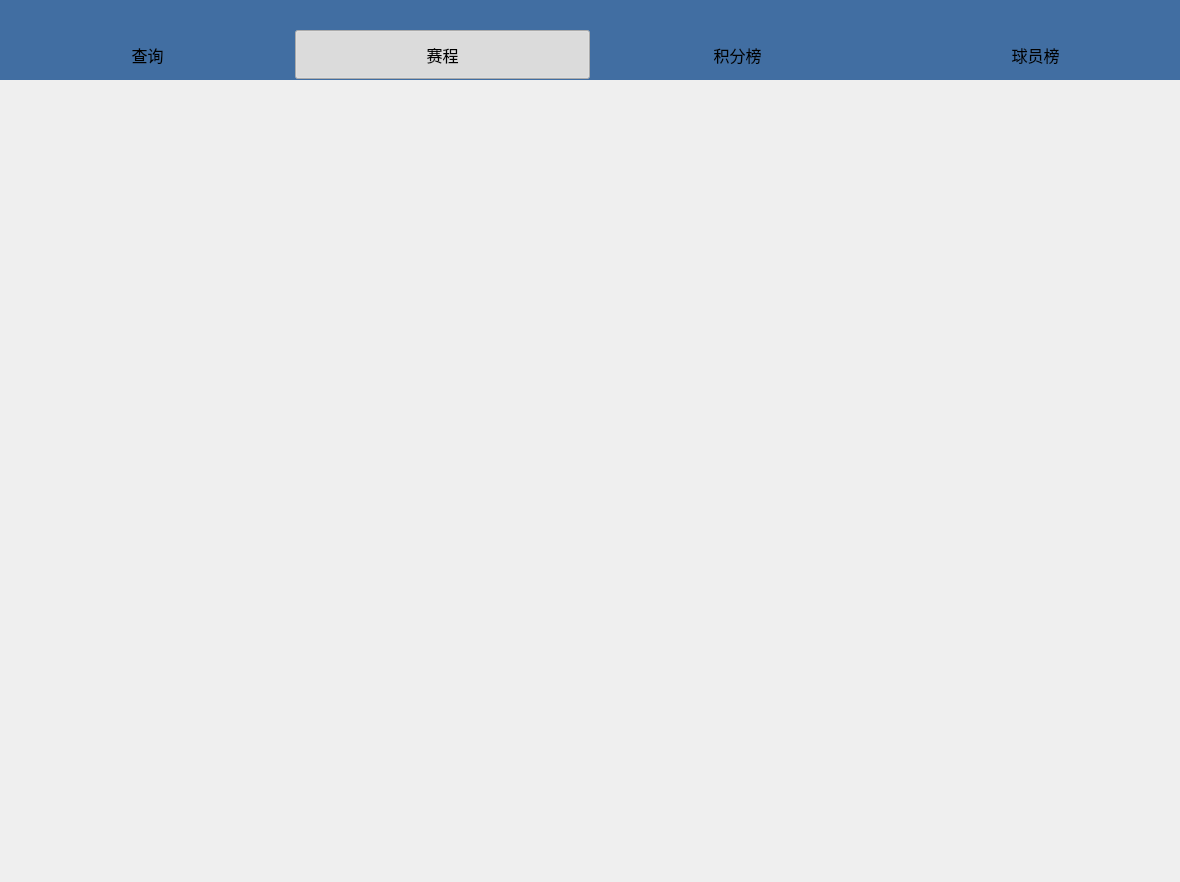
<?xml version="1.0" encoding="UTF-8"?>
<ui version="4.0">
 <class>fansWindow</class>
 <widget class="QWidget" name="fansWindow">
  <property name="geometry">
   <rect>
    <x>0</x>
    <y>0</y>
    <width>1180</width>
    <height>882</height>
   </rect>
  </property>
  <property name="windowTitle">
   <string>Form</string>
  </property>
  <widget class="QPushButton" name="matchDays">
   <property name="geometry">
    <rect>
     <x>295</x>
     <y>30</y>
     <width>295</width>
     <height>49</height>
    </rect>
   </property>
   <property name="sizePolicy">
    <sizepolicy hsizetype="Minimum" vsizetype="Ignored">
     <horstretch>0</horstretch>
     <verstretch>0</verstretch>
    </sizepolicy>
   </property>
   <property name="font">
    <font>
     <family>黑体</family>
     <pointsize>12</pointsize>
    </font>
   </property>
   <property name="cursor">
    <cursorShape>PointingHandCursor</cursorShape>
   </property>
   <property name="focusPolicy">
    <enum>Qt::TabFocus</enum>
   </property>
   <property name="autoFillBackground">
    <bool>false</bool>
   </property>
   <property name="styleSheet">
    <string notr="true"/>
   </property>
   <property name="text">
    <string>赛程</string>
   </property>
   <property name="icon">
    <iconset resource="resourse.qrc">
     <normaloff>:/new/prefix1/image/icons8-classroom-48.png</normaloff>:/new/prefix1/image/icons8-classroom-48.png</iconset>
   </property>
   <property name="iconSize">
    <size>
     <width>40</width>
     <height>40</height>
    </size>
   </property>
   <property name="checkable">
    <bool>true</bool>
   </property>
   <property name="checked">
    <bool>true</bool>
   </property>
   <property name="default">
    <bool>false</bool>
   </property>
   <property name="flat">
    <bool>true</bool>
   </property>
  </widget>
  <widget class="QLabel" name="label">
   <property name="geometry">
    <rect>
     <x>0</x>
     <y>0</y>
     <width>1181</width>
     <height>80</height>
    </rect>
   </property>
   <property name="styleSheet">
    <string notr="true">background-color: rgb(65, 110, 162);</string>
   </property>
   <property name="text">
    <string/>
   </property>
  </widget>
  <widget class="QPushButton" name="searchButton">
   <property name="geometry">
    <rect>
     <x>0</x>
     <y>30</y>
     <width>295</width>
     <height>49</height>
    </rect>
   </property>
   <property name="sizePolicy">
    <sizepolicy hsizetype="Minimum" vsizetype="Ignored">
     <horstretch>0</horstretch>
     <verstretch>0</verstretch>
    </sizepolicy>
   </property>
   <property name="font">
    <font>
     <family>黑体</family>
     <pointsize>12</pointsize>
    </font>
   </property>
   <property name="cursor">
    <cursorShape>PointingHandCursor</cursorShape>
   </property>
   <property name="focusPolicy">
    <enum>Qt::TabFocus</enum>
   </property>
   <property name="autoFillBackground">
    <bool>false</bool>
   </property>
   <property name="styleSheet">
    <string notr="true"/>
   </property>
   <property name="text">
    <string>查询</string>
   </property>
   <property name="icon">
    <iconset resource="resourse.qrc">
     <normaloff>:/new/prefix1/image/icons8-find-user-male-96.png</normaloff>:/new/prefix1/image/icons8-find-user-male-96.png</iconset>
   </property>
   <property name="iconSize">
    <size>
     <width>40</width>
     <height>40</height>
    </size>
   </property>
   <property name="checkable">
    <bool>true</bool>
   </property>
   <property name="checked">
    <bool>false</bool>
   </property>
   <property name="default">
    <bool>false</bool>
   </property>
   <property name="flat">
    <bool>true</bool>
   </property>
  </widget>
  <widget class="QStackedWidget" name="stackedWidget">
   <property name="geometry">
    <rect>
     <x>0</x>
     <y>80</y>
     <width>1180</width>
     <height>801</height>
    </rect>
   </property>
  </widget>
  <widget class="QPushButton" name="scoreButton">
   <property name="geometry">
    <rect>
     <x>590</x>
     <y>30</y>
     <width>295</width>
     <height>49</height>
    </rect>
   </property>
   <property name="sizePolicy">
    <sizepolicy hsizetype="Minimum" vsizetype="Ignored">
     <horstretch>0</horstretch>
     <verstretch>0</verstretch>
    </sizepolicy>
   </property>
   <property name="font">
    <font>
     <family>黑体</family>
     <pointsize>12</pointsize>
    </font>
   </property>
   <property name="cursor">
    <cursorShape>PointingHandCursor</cursorShape>
   </property>
   <property name="focusPolicy">
    <enum>Qt::TabFocus</enum>
   </property>
   <property name="autoFillBackground">
    <bool>false</bool>
   </property>
   <property name="styleSheet">
    <string notr="true"/>
   </property>
   <property name="text">
    <string>积分榜</string>
   </property>
   <property name="icon">
    <iconset resource="resourse.qrc">
     <normaloff>:/new/prefix1/image/icons8-teams-48.png</normaloff>:/new/prefix1/image/icons8-teams-48.png</iconset>
   </property>
   <property name="iconSize">
    <size>
     <width>40</width>
     <height>40</height>
    </size>
   </property>
   <property name="checkable">
    <bool>true</bool>
   </property>
   <property name="checked">
    <bool>false</bool>
   </property>
   <property name="default">
    <bool>false</bool>
   </property>
   <property name="flat">
    <bool>true</bool>
   </property>
  </widget>
  <widget class="QPushButton" name="playerScore">
   <property name="geometry">
    <rect>
     <x>890</x>
     <y>30</y>
     <width>291</width>
     <height>49</height>
    </rect>
   </property>
   <property name="sizePolicy">
    <sizepolicy hsizetype="Minimum" vsizetype="Ignored">
     <horstretch>0</horstretch>
     <verstretch>0</verstretch>
    </sizepolicy>
   </property>
   <property name="font">
    <font>
     <family>黑体</family>
     <pointsize>12</pointsize>
    </font>
   </property>
   <property name="cursor">
    <cursorShape>PointingHandCursor</cursorShape>
   </property>
   <property name="focusPolicy">
    <enum>Qt::TabFocus</enum>
   </property>
   <property name="autoFillBackground">
    <bool>false</bool>
   </property>
   <property name="styleSheet">
    <string notr="true"/>
   </property>
   <property name="text">
    <string>球员榜</string>
   </property>
   <property name="icon">
    <iconset resource="resourse.qrc">
     <normaloff>:/new/prefix1/image/icons8-soccer-48.png</normaloff>:/new/prefix1/image/icons8-soccer-48.png</iconset>
   </property>
   <property name="iconSize">
    <size>
     <width>40</width>
     <height>40</height>
    </size>
   </property>
   <property name="checkable">
    <bool>true</bool>
   </property>
   <property name="checked">
    <bool>false</bool>
   </property>
   <property name="default">
    <bool>false</bool>
   </property>
   <property name="flat">
    <bool>true</bool>
   </property>
  </widget>
  <zorder>label</zorder>
  <zorder>matchDays</zorder>
  <zorder>searchButton</zorder>
  <zorder>stackedWidget</zorder>
  <zorder>scoreButton</zorder>
  <zorder>playerScore</zorder>
 </widget>
 <resources>
  <include location="resourse.qrc"/>
 </resources>
 <connections/>
</ui>
